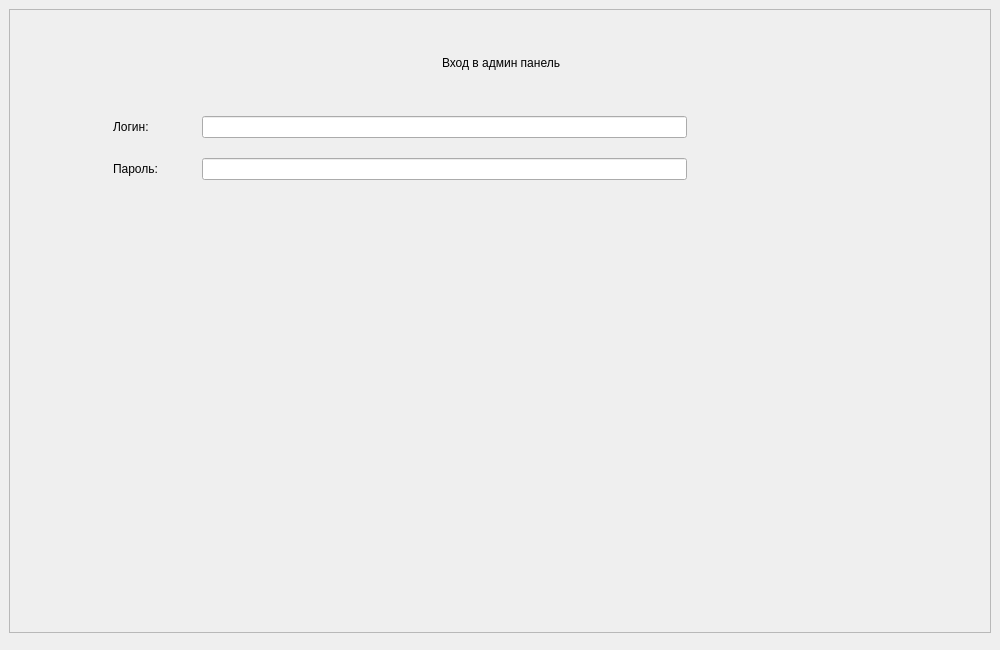
<?xml version="1.0" encoding="UTF-8"?>
<ui version="4.0">
 <class>AvtorizationToAdminIn</class>
 <widget class="QDialog" name="AvtorizationToAdminIn">
  <property name="windowModality">
   <enum>Qt::WindowModal</enum>
  </property>
  <property name="geometry">
   <rect>
    <x>0</x>
    <y>0</y>
    <width>1000</width>
    <height>650</height>
   </rect>
  </property>
  <property name="minimumSize">
   <size>
    <width>1000</width>
    <height>650</height>
   </size>
  </property>
  <property name="maximumSize">
   <size>
    <width>16777215</width>
    <height>650</height>
   </size>
  </property>
  <property name="windowTitle">
   <string>Вход в админ панель</string>
  </property>
  <layout class="QVBoxLayout" name="verticalLayout">
   <property name="margin" stdset="0">
    <number>9</number>
   </property>
   <item>
    <widget class="QFrame" name="tbnAddTerminalDataAvtorization">
     <property name="frameShape">
      <enum>QFrame::StyledPanel</enum>
     </property>
     <property name="frameShadow">
      <enum>QFrame::Raised</enum>
     </property>
     <layout class="QVBoxLayout" name="verticalLayout_4">
      <property name="spacing">
       <number>3</number>
      </property>
      <property name="margin" stdset="0">
       <number>3</number>
      </property>
      <item>
       <layout class="QHBoxLayout" name="horizontalLayout_3">
        <property name="leftMargin">
         <number>3</number>
        </property>
        <property name="topMargin">
         <number>40</number>
        </property>
        <property name="bottomMargin">
         <number>40</number>
        </property>
        <item>
         <spacer name="horizontalSpacer_2">
          <property name="orientation">
           <enum>Qt::Horizontal</enum>
          </property>
          <property name="sizeHint" stdset="0">
           <size>
            <width>40</width>
            <height>20</height>
           </size>
          </property>
         </spacer>
        </item>
        <item>
         <widget class="QLabel" name="lblInformation1Reg">
          <property name="styleSheet">
           <string notr="true"/>
          </property>
          <property name="text">
           <string>Вход в админ панель</string>
          </property>
         </widget>
        </item>
        <item>
         <spacer name="horizontalSpacer">
          <property name="orientation">
           <enum>Qt::Horizontal</enum>
          </property>
          <property name="sizeHint" stdset="0">
           <size>
            <width>40</width>
            <height>20</height>
           </size>
          </property>
         </spacer>
        </item>
       </layout>
      </item>
      <item>
       <layout class="QHBoxLayout" name="horizontalLayout_2" stretch="80">
        <property name="leftMargin">
         <number>0</number>
        </property>
        <property name="topMargin">
         <number>0</number>
        </property>
        <property name="rightMargin">
         <number>0</number>
        </property>
        <item>
         <layout class="QGridLayout" name="gridLayout" columnstretch="5,35,13" columnminimumwidth="0,0,0">
          <property name="leftMargin">
           <number>100</number>
          </property>
          <property name="rightMargin">
           <number>100</number>
          </property>
          <property name="spacing">
           <number>20</number>
          </property>
          <item row="0" column="0">
           <widget class="QLabel" name="lblLoginToAdmin">
            <property name="styleSheet">
             <string notr="true"/>
            </property>
            <property name="text">
             <string>Логин:</string>
            </property>
           </widget>
          </item>
          <item row="1" column="0">
           <widget class="QLabel" name="lblPasswordToAdmin">
            <property name="styleSheet">
             <string notr="true"/>
            </property>
            <property name="text">
             <string>Пароль:</string>
            </property>
           </widget>
          </item>
          <item row="0" column="1">
           <widget class="QLineEdit" name="editLoginReg">
            <property name="minimumSize">
             <size>
              <width>0</width>
              <height>0</height>
             </size>
            </property>
            <property name="text">
             <string/>
            </property>
           </widget>
          </item>
          <item row="1" column="1">
           <widget class="QLineEdit" name="editPasswordReg">
            <property name="minimumSize">
             <size>
              <width>0</width>
              <height>0</height>
             </size>
            </property>
            <property name="text">
             <string/>
            </property>
            <property name="echoMode">
             <enum>QLineEdit::Password</enum>
            </property>
           </widget>
          </item>
          <item row="0" column="2" rowspan="2">
           <widget class="QPushButton" name="btnEnterAdmin">
            <property name="focusPolicy">
             <enum>Qt::NoFocus</enum>
            </property>
            <property name="text">
             <string/>
            </property>
            <property name="icon">
             <iconset resource="../../ekiosk.qrc">
              <normaloff>:/assets/icons/reg_9.png</normaloff>:/assets/icons/reg_9.png</iconset>
            </property>
            <property name="iconSize">
             <size>
              <width>120</width>
              <height>120</height>
             </size>
            </property>
            <property name="flat">
             <bool>true</bool>
            </property>
           </widget>
          </item>
         </layout>
        </item>
       </layout>
      </item>
      <item>
       <spacer name="verticalSpacer">
        <property name="orientation">
         <enum>Qt::Vertical</enum>
        </property>
        <property name="sizeHint" stdset="0">
         <size>
          <width>20</width>
          <height>40</height>
         </size>
        </property>
       </spacer>
      </item>
     </layout>
    </widget>
   </item>
   <item>
    <widget class="QWidget" name="wgtKeyPud" native="true">
     <layout class="QHBoxLayout" name="horizontalLayout_6">
      <property name="margin" stdset="0">
       <number>1</number>
      </property>
      <item>
       <layout class="QHBoxLayout" name="layoutWgtKeyPud"/>
      </item>
     </layout>
    </widget>
   </item>
  </layout>
 </widget>
 <tabstops>
  <tabstop>editLoginReg</tabstop>
  <tabstop>editPasswordReg</tabstop>
 </tabstops>
 <resources>
  <include location="../../ekiosk.qrc"/>
 </resources>
 <connections/>
</ui>
